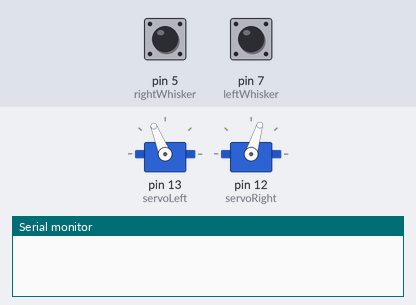
This sketch was run on a simulated Arduino Uno, built with avr-gcc and run on an emulated ATmega328P. Parts: 2 × servo, the last lines printed to the serial monitor. Inputs (shaded band) come from the test bench; at power-on: pin 5 (rightWhisker) HIGH, pin 7 (leftWhisker) HIGH.

Above: at 1.2 s.
1.3 s: pin 5 (rightWhisker) pulled LOW for 1 s
At 2.2 s:
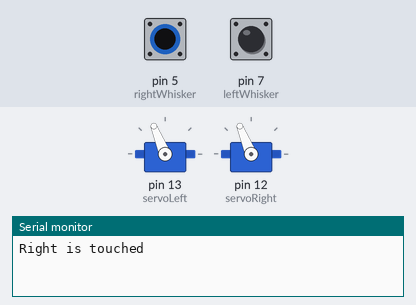
3.8 s: pin 7 (leftWhisker) pulled LOW for 3.2 s
At 4.7 s:
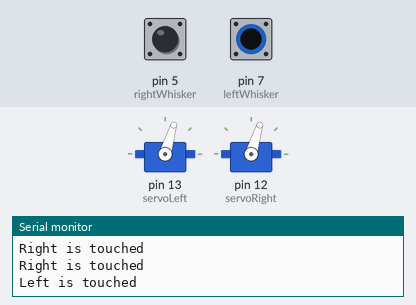
8.5 s: pin 5 (rightWhisker) pulled LOW for 3.2 s
At 12.9 s:
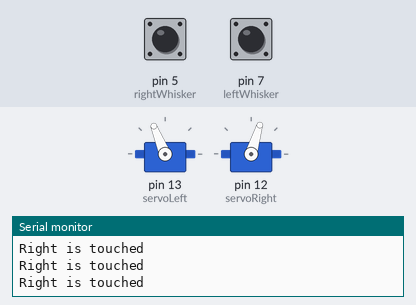
13.2 s: pin 5 (rightWhisker) driven LOW and pin 7 (leftWhisker) driven LOW
At 16.1 s:
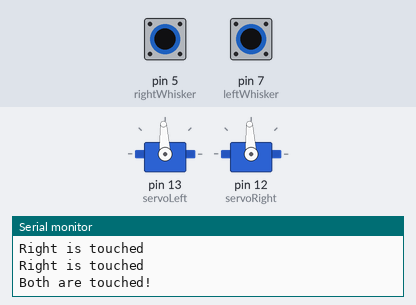
16.2 s: pin 5 (rightWhisker) driven HIGH
At 18.1 s:
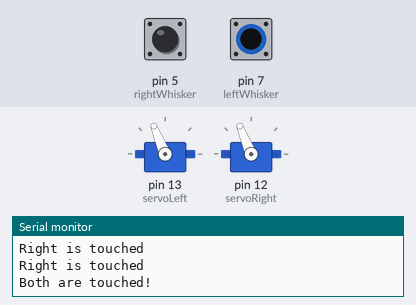
19.2 s: pin 7 (leftWhisker) driven HIGH
At 19.8 s:
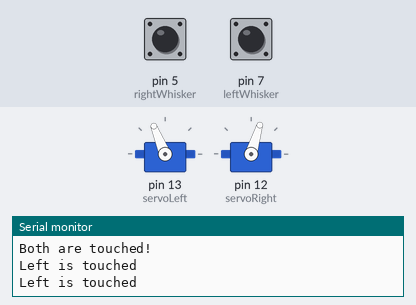
Timing chart, 0 to 21.9 s (numbered marks = the images above; inputs shaded):
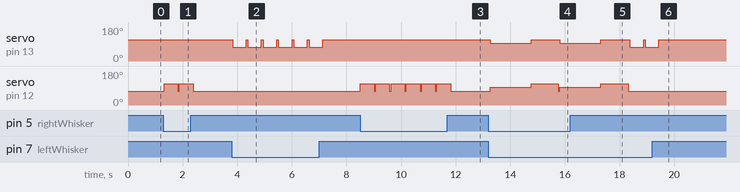

Measured:
- after the input at 1.3 s, servo on pin 12 (servoRight): alternates 112° for 0.50 s and 73° for 0.06 s, 4 changes in all, then stays 73°, starting at once
- after the input at 3.8 s, servo on pin 13 (servoLeft): alternates 112° for 0.06 s and 73° for 0.50 s, 12 changes in all, then stays 112°, starting at once
- after the input at 8.5 s, servo on pin 12 (servoRight): alternates 112° for 0.50 s and 73° for 0.06 s, 12 changes in all, then stays 73°, starting at once
- after the input at 13.2 s, servo on pin 13 (servoLeft): 112° → 93° after 0.06 s, → 112° 1.5 s later, → 93° 1.1 s later; servo on pin 12 (servoRight): 73° → 93° after 0.06 s, → 112° 1.5 s later, → 73° 1.0 s later, → 93° 0.06 s later
- after the input at 16.2 s, servo on pin 12 (servoRight): goes on until 18.3 s, then stays 73°
- after the input at 19.2 s, servo on pin 13 (servoLeft): goes on until 19.4 s, then stays 112°

The sketch:

Whisker_Robot.ino
```cpp
/*Robot #2: Whisker Robot
*If left whisker is touched, robot will turn right
*If right whisker is touched, robot will turn left
*If both whisker are touched, robot will pause and then turn around
*/

#include <Servo.h>

const int rightWhisker = 5;
const int leftWhisker = 7;
Servo servoLeft;
Servo servoRight;

void setup()
{
  pinMode(leftWhisker, INPUT);
  pinMode(rightWhisker, INPUT);

  servoLeft.attach(13);
  servoRight.attach(12);
  servoLeft.writeMicroseconds(1500);
  servoRight.writeMicroseconds(1500);

  Serial.begin(9600);
}

void loop()
{
  byte rightWhiskerTouched = !digitalRead(rightWhisker);
  byte leftWhiskerTouched= !digitalRead(leftWhisker);

  if (leftWhiskerTouched && rightWhiskerTouched) {
    turnAround();
    Serial.println("Both are touched!");
  }

  else if (leftWhiskerTouched){ //Object detected on left of robot
    turnRight();
    Serial.println("Left is touched");
  }

  else if (rightWhiskerTouched) {
    turnLeft();
    Serial.println("Right is touched");
  }

  goForward();
  delay(50);
}

void turnAround() { //Stop for 1.5 seconds, then turn around
  servoLeft.writeMicroseconds(1500);
  servoRight.writeMicroseconds(1500);
  delay(1500);
  turnLeft();
  turnLeft();
}

void goForward(){
 servoLeft.writeMicroseconds(1700);
 servoRight.writeMicroseconds(1300);
 delay(10);
 return;
}

void turnRight() {
  servoLeft.writeMicroseconds(1300);
  servoRight.writeMicroseconds(1300);
  delay(500);
  return;
}

void turnLeft() {
  servoLeft.writeMicroseconds(1700);
  servoRight.writeMicroseconds(1700);
  delay(500);
  return;
}
```
